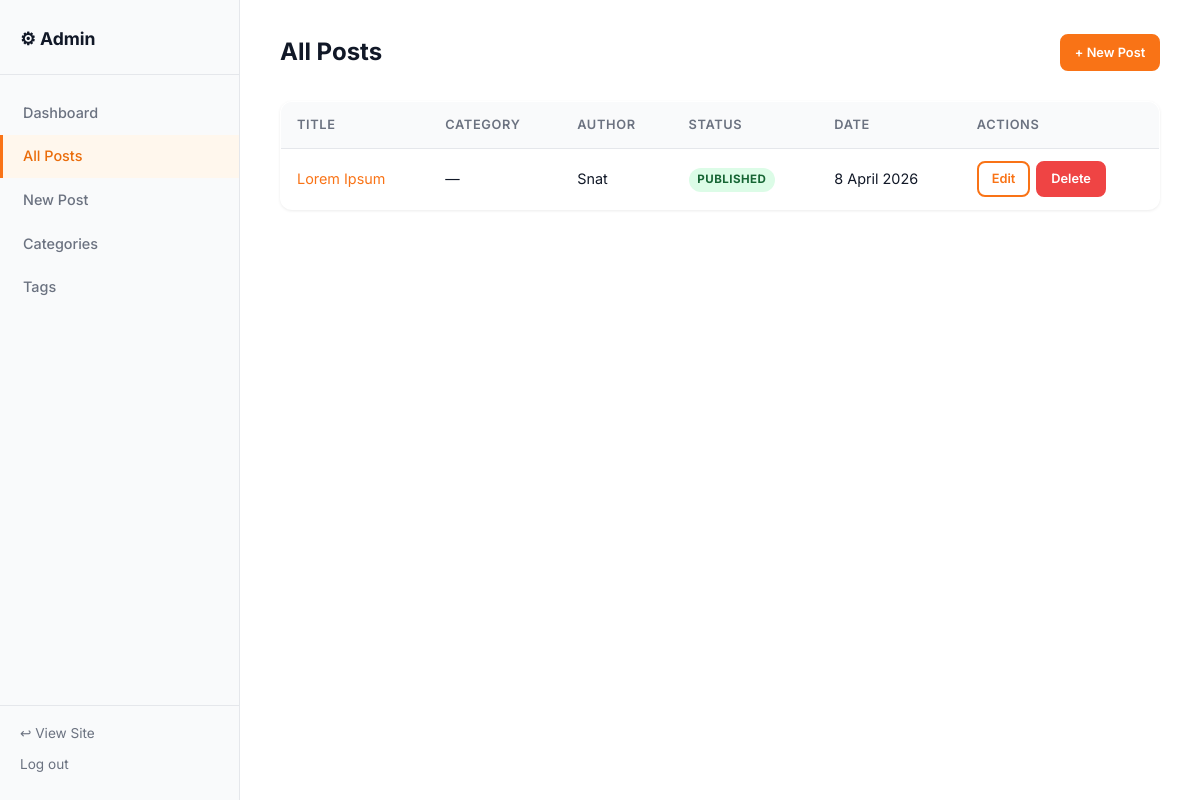
Screenshot of /admin/posts.php (signed in) with the database file from the repository.
### tables this page shows
CREATE TABLE posts (
            id             INTEGER PRIMARY KEY AUTOINCREMENT,
            title          TEXT    NOT NULL,
            slug           TEXT    NOT NULL UNIQUE,
            content        TEXT    NOT NULL DEFAULT '',
            excerpt        TEXT    NOT NULL DEFAULT '',
            featured_image TEXT,
            author_id      INTEGER NOT NULL REFERENCES users(id)       ON DELETE CASCADE,
            category_id    INTEGER          REFERENCES categories(id)  ON DELETE SET NULL,
            status         TEXT    NOT NULL DEFAULT 'draft'
                               CHECK(status IN ('published','draft')),
            created_at     TEXT    NOT NULL DEFAULT (datetime('now')),
            updated_at     TEXT    NOT NULL DEFAULT (datetime('now'))
        );

CREATE TABLE users (
            id           INTEGER PRIMARY KEY AUTOINCREMENT,
            username     TEXT    NOT NULL UNIQUE,
            password     TEXT    NOT NULL,
            email        TEXT    NOT NULL UNIQUE,
            created_at   TEXT    NOT NULL DEFAULT (datetime('now'))
        );

### config.php (called while the page is built, shortened)
<?php
function getDB(): PDO
{
    static $pdo = null;
    if ($pdo === null) {
        $pdo = new PDO('sqlite:' . DB_FILE);
        $pdo->setAttribute(PDO::ATTR_ERRMODE,            PDO::ERRMODE_EXCEPTION);
        $pdo->setAttribute(PDO::ATTR_DEFAULT_FETCH_MODE, PDO::FETCH_ASSOC);
        $pdo->setAttribute(PDO::ATTR_EMULATE_PREPARES,   false);
        $pdo->exec('PRAGMA foreign_keys = ON;');
    }
    return $pdo;
}

### functions.php (called while the page is built, shortened)
<?php
require_once __DIR__ . '/config.php';
function e(string $string): string
{
    return htmlspecialchars($string, ENT_QUOTES | ENT_SUBSTITUTE, 'UTF-8');
}
function formatDate(string $dateString, string $format = 'j F Y'): string
{
    $dt = new DateTime($dateString, new DateTimeZone('UTC'));
    return $dt->format($format);
}
function csrfToken(): string
{
    return $_SESSION['csrf_token'];
}

### admin/posts.php (the view, shortened to what this page needs)
<?php
function getAllPostsAdmin(): array
{
    return getDB()->query("
        SELECT p.id, p.title, p.slug, p.status, p.created_at, p.updated_at,
               u.username AS author_name,
               c.name     AS category_name
        FROM posts p
        LEFT JOIN users      u ON u.id = p.author_id
        LEFT JOIN categories c ON c.id = p.category_id
        ORDER BY p.updated_at DESC
    ")->fetchAll();
}
$posts            = getAllPostsAdmin();
?>
<!DOCTYPE html>
<html lang="en">
<head>
    <link rel="stylesheet" href="<?= SITE_URL ?>/assets/css/style.css">
</head>
<body>
<div class="admin-layout">
    <?php require_once dirname(__DIR__) . '/templates/admin_nav.php'; ?>
    <div class="admin-content">
        <div class="admin-header">
            <h1>All Posts</h1>
            <a href="<?= SITE_URL ?>/admin/create_post.php" class="btn btn--primary btn--sm">+ New Post</a>
        </div>
        <?php if (empty($posts)): ?>
            <p style="color:var(--clr-text-muted);">No posts yet. <a href="<?= SITE_URL ?>/admin/create_post.php">Create your first post →</a></p>
        <?php else: ?>
            <table class="admin-table">
                <thead>
                    <tr>
                        <th>Title</th>
                        <th>Category</th>
                        <th>Author</th>
                        <th>Status</th>
                        <th>Date</th>
                        <th>Actions</th>
                    </tr>
                </thead>
                <tbody>
                    <?php foreach ($posts as $post): ?>
                        <tr>
                            <td>
                                <a href="<?= SITE_URL ?>/post/<?= e($post['slug']) ?>" target="_blank">
                                    <?= e($post['title']) ?>
                                </a>
                            </td>
                            <td><?= e($post['category_name'] ?? '—') ?></td>
                            <td><?= e($post['author_name'] ?? '—') ?></td>
                            <td>
                                <span class="badge badge--<?= e($post['status']) ?>">
                                    <?= e($post['status']) ?>
                                </span>
                            </td>
                            <td><?= formatDate($post['created_at']) ?></td>
                            <td style="white-space:nowrap;display:flex;gap:.4rem;">
                                <a href="<?= SITE_URL ?>/admin/edit_post.php?id=<?= (int)$post['id'] ?>"
                                   class="btn btn--sm btn--outline">Edit</a>
                                <a href="<?= SITE_URL ?>/admin/posts.php?action=delete&id=<?= (int)$post['id'] ?>&csrf=<?= csrfToken() ?>"
                                   class="btn btn--sm btn--danger"
                                   data-confirm="Delete &quot;<?= e(addslashes($post['title'])) ?>&quot;? This cannot be undone.">
                                    Delete
                                </a>
                            </td>
                        </tr>
                    <?php endforeach; ?>
                </tbody>
            </table>
        <?php endif; ?>
    </div>
</div>
</body>
</html>

### assets/css/style.css (style rules this page uses)
:root { --clr-bg: #ffffff; --clr-surface: #f9fafb; --clr-border: #e5e7eb; --clr-text: #111827; --clr-text-muted: #6b7280; --clr-accent: #f97316; --clr-accent-dark: #ea6c0a; --clr-accent-bg: #fff7ed; --font-body: 'Inter', 'Roboto', 'Open Sans', system-ui, sans-serif; --font-mono: 'Fira Code', 'Courier New', monospace; --radius-sm: 4px; --radius-md: 8px; --radius-lg: 12px; --shadow-sm: 0 1px 3px rgba(0,0,0,.08); --shadow-md: 0 4px 12px rgba(0,0,0,.10); --shadow-lg: 0 8px 24px rgba(0,0,0,.12); --transition: .2s ease; --container-width: 1120px; --container-pad: 1.25rem; }
*, *::before, *::after { box-sizing: border-box; margin: 0; padding: 0; }
html { scroll-behavior: smooth; -webkit-text-size-adjust: 100%; }
body { font-family: var(--font-body); font-size: 1rem; line-height: 1.7; color: var(--clr-text); background: var(--clr-bg); min-height: 100vh; display: flex; flex-direction: column; }
a { color: var(--clr-accent); text-decoration: none; transition: color var(--transition); }
.btn { display: inline-flex; align-items: center; gap: .375rem; padding: .6rem 1.25rem; border-radius: var(--radius-md); font-weight: 600; font-size: .9rem; border: 2px solid transparent; transition: background var(--transition), color var(--transition), border-color var(--transition); text-decoration: none; white-space: nowrap; }
.btn--primary { background: var(--clr-accent); color: #fff; border-color: var(--clr-accent); }
.btn--outline { background: transparent; color: var(--clr-accent); border-color: var(--clr-accent); }
.btn--danger { background: #ef4444; color: #fff; border-color: #ef4444; }
.btn--sm { padding: .35rem .8rem; font-size: .8rem; }
.admin-layout { display: grid; grid-template-columns: 240px 1fr; min-height: calc(100vh - 60px); gap: 0; }
.admin-content { padding: 2rem 2.5rem; flex: 1; }
.admin-header { display: flex; align-items: center; justify-content: space-between; margin-bottom: 1.75rem; gap: 1rem; flex-wrap: wrap; }
.admin-header h1 { font-size: 1.5rem; font-weight: 700; }
.admin-table { width: 100%; border-collapse: collapse; font-size: .9rem; background: var(--clr-bg); border-radius: var(--radius-lg); overflow: hidden; box-shadow: var(--shadow-sm); border: 1px solid var(--clr-border); }
.admin-table th { background: var(--clr-surface); padding: .75rem 1rem; text-align: left; font-weight: 600; color: var(--clr-text-muted); font-size: .8rem; text-transform: uppercase; letter-spacing: .05em; border-bottom: 1px solid var(--clr-border); }
.admin-table td { padding: .75rem 1rem; vertical-align: middle; border-bottom: 1px solid var(--clr-border); }
.admin-table tr:last-child td { border-bottom: none; }
.badge { display: inline-block; padding: .15rem .55rem; border-radius: 999px; font-size: .72rem; font-weight: 700; text-transform: uppercase; letter-spacing: .04em; }
.badge--published { background: #dcfce7; color: #166534; }

### rows the page displays
posts: title "Lorem Ipsum", category_name "—", author.username "Snat", status "PUBLISHED", created_at "8 April 2026"

### other values shown
$item['label'] "Dashboard"
$item['label'] "All Posts"
$item['label'] "New Post"
$item['label'] "Categories"
$item['label'] "Tags"
